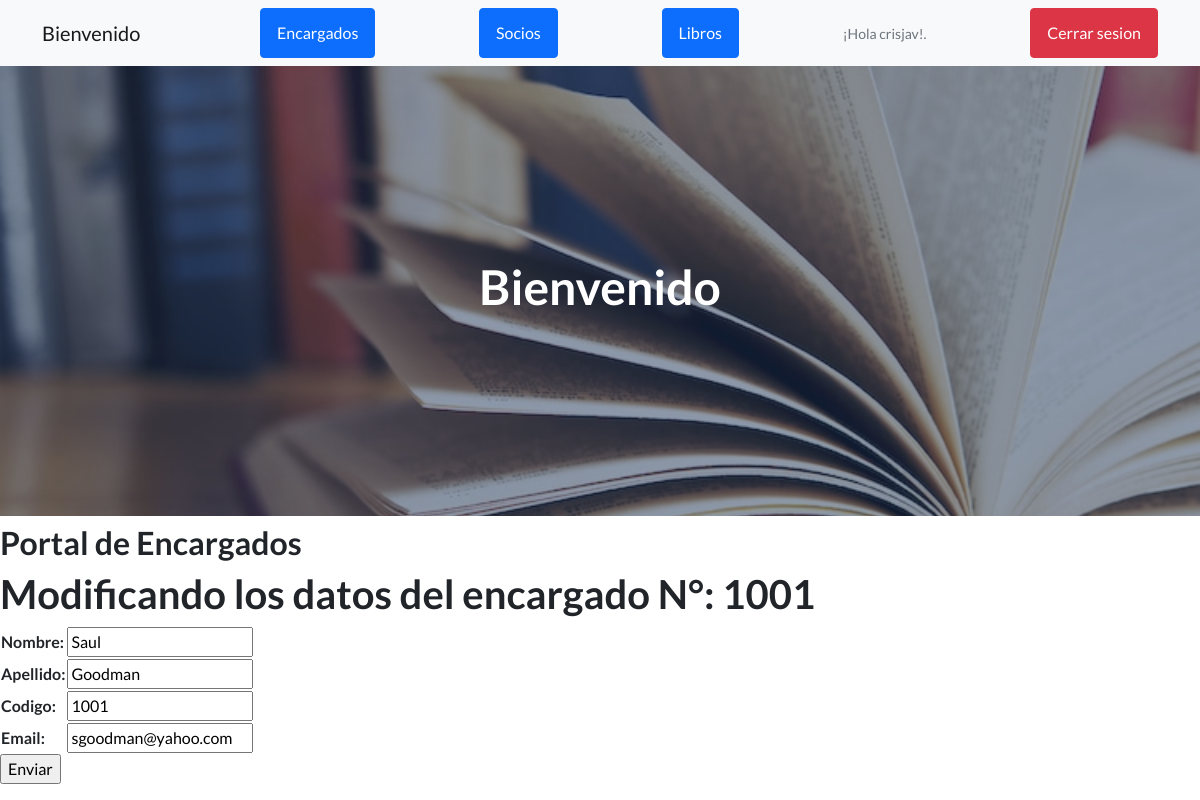
The page /app_biblioteca/editar_encargado/1001 (signed in) on the database its author committed.
### app_biblioteca/models.py (models this page shows, shortened)
class Encargado(models.Model):
    nombre=models.CharField(max_length=50)
    apellido=models.CharField(max_length=50)
    codigo=models.IntegerField()
    email=models.EmailField()

### app_biblioteca/views.py (the view)
# urls.py: path('editar_encargado/<codigo_encargado>', editar_encargado, name='editar_encargado'),
@login_required
def editar_encargado(request, codigo_encargado):
    encargado = Encargado.objects.get(codigo=codigo_encargado)
    if request.method == 'POST':
        form = Encargado_Form(request.POST)
        if form.is_valid():
            info = form.cleaned_data
            encargado.nombre= info['nombre']
            encargado.apellido= info['apellido']
            encargado.codigo= info['codigo']
            encargado.email= info['email']
            encargado.save()
            return render(request, 'app_biblioteca/inicio.html')
    else:
        form = Encargado_Form(initial={'nombre':encargado.nombre, 'apellido':encargado.apellido, 'codigo':encargado.codigo, 'email':encargado.email})
    return render(request, 'app_biblioteca/editar_encargado.html',{'formulario':form,'codigo_encargado':codigo_encargado})

### app_biblioteca/forms.py
class Encargado_Form(forms.Form):
    nombre = forms.CharField(max_length=50)
    apellido = forms.CharField(max_length=50)
    codigo = forms.IntegerField()
    email = forms.CharField()

### app_biblioteca/templates/app_biblioteca/editar_encargado.html (shortened to what this page needs)
{% extends 'app_biblioteca/inicio.html' %}
{% load static %}
{% block contenido_que_cambia %}
<h2>Portal de Encargados</h2>
<h1>Modificando los datos del encargado N°: {{ codigo_encargado }} </h1>
<form action="{% url 'editar_encargado' codigo_encargado %}" method="POST">{% csrf_token %}
    <table>
        {{ formulario.as_table }}
    </table>
    <input type="submit" value="Enviar">
</form>
{% endblock %}

### app_biblioteca/templates/app_biblioteca/inicio.html (shortened to what this page needs)
<!DOCTYPE html>
<html lang="en">
    <head>
        {% load static %}
        <link href="https://cdn.jsdelivr.net/npm/bootstrap-icons@1.5.0/font/bootstrap-icons.css" rel="stylesheet" type="text/css" />
        <link href="{% static 'app_biblioteca/css/styles.css' %}" rel="stylesheet" />
    </head>
    <body>
        <nav class="navbar navbar-light bg-light static-top">
            <div class="container">
                {% if not request.user.is_authenticated %}
                <a class="navbar-brand" href="{% url 'inicio' %}">Bienvenido</a>
                <a class="btn btn-danger" href="{% url 'login' %}">Iniciar Sesion</a>
                <a class="btn btn-primary" href="{% url 'register' %}">Registrarse</a>
                {% else %}
                <a class="navbar-brand" href="{% url 'inicio' %}">Bienvenido</a>
                <a class="btn btn-primary" href="{% url 'leer_encargados' %}">Encargados</a>
                <a class="btn btn-primary" href="{% url 'leer_socios' %}">Socios</a>
                <a class="btn btn-primary" href="{% url 'leer_libros' %}">Libros</a>
                <p class="text-muted small mb-4 mb-lg-0">¡Hola {{ request.user.username }}!.</p>
                <a class="btn btn-danger" href="{% url 'logout' %}">Cerrar sesion</a>
                {% endif %}
            </div>
        </nav>
        <header class="masthead"style="background-image: url({% static 'app_biblioteca/assets/img/libros.jpg' %})">
            <div class="container position-relative">
                <div class="row justify-content-center">
                    <div class="col-xl-6">
                        <div class="text-center text-white">
                            {% block titulo %}
                             <h1>Bienvenido</h1>
                            {% endblock %}
                        </div>
                    </div>
                </div>
            </div>
        </header>
        {% block contenido_que_cambia %}{% endblock %}
    </body>
</html>

### rows shown on the page
Encargado: nombre "Saul", apellido "Goodman", codigo "1001", email "sgoodman@yahoo.com"

### other values the page prints
{{ request.user.username }} "crisjav"
{{ codigo_encargado }} "1001"
